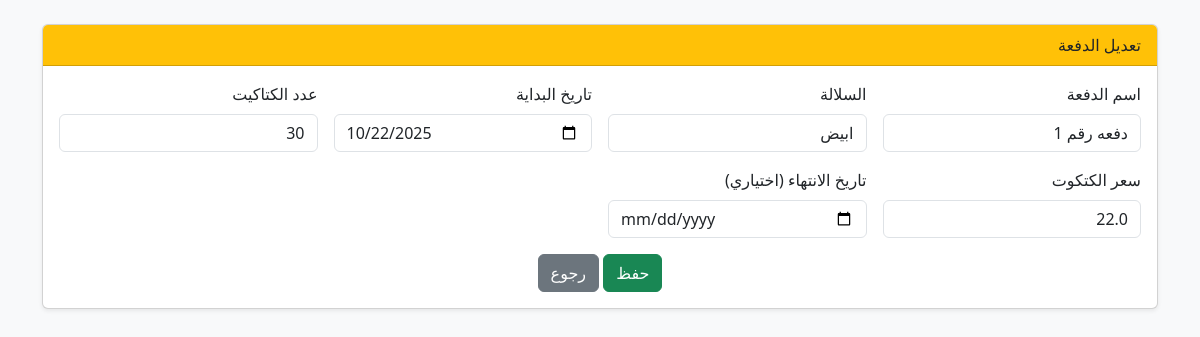
/batch/edit/3, run on the app's committed database.
### tables this page shows
CREATE TABLE batches (
        id INTEGER PRIMARY KEY AUTOINCREMENT,
        name TEXT NOT NULL,
        breed TEXT NOT NULL,
        start_date TEXT NOT NULL,
        initial_count INTEGER NOT NULL,
        chick_price REAL DEFAULT 0
    , is_completed INTEGER DEFAULT 0, end_date TEXT DEFAULT NULL);

### app.py (the view, shortened to what this page needs)
@app.route("/batch/edit/<int:batch_id>", methods=["GET", "POST"])
def edit_batch(batch_id):
    conn = get_db()
    c = conn.cursor()
    c.execute("SELECT * FROM batches WHERE id=?", (batch_id,))
    batch = c.fetchone()
    conn.close()
    return render_template("edit_batch.html", batch=batch)

### app.py (called while the page is built)
def get_db():
    db_dir = os.path.dirname(DB_PATH)
    if db_dir and not os.path.exists(db_dir):
        os.makedirs(db_dir, exist_ok=True)
    conn = sqlite3.connect(DB_PATH)
    conn.row_factory = sqlite3.Row
    return conn

### templates/edit_batch.html (shortened to what this page needs)
<!DOCTYPE html>
<html lang="ar" dir="rtl">
<head>
    <link href="https://cdn.jsdelivr.net/npm/bootstrap@5.3.2/dist/css/bootstrap.min.css" rel="stylesheet">
</head>
<body class="bg-light">
<div class="container mt-4">
  <div class="card shadow-sm">
    <div class="card-header bg-warning">تعديل الدفعة</div>
    <div class="card-body">
      <form method="post">
        <div class="row g-3">
          <div class="col-md-3">
            <label class="form-label">اسم الدفعة</label>
            <input type="text" name="name" class="form-control" value="{{ batch['name'] }}" required>
          </div>
          <div class="col-md-3">
            <label class="form-label">السلالة</label>
            <input type="text" name="breed" class="form-control" value="{{ batch['breed'] }}" required>
          </div>
          <div class="col-md-3">
            <label class="form-label">تاريخ البداية</label>
            <input type="date" name="start_date" class="form-control" value="{{ batch['start_date'] }}" required>
          </div>
          <div class="col-md-3">
            <label class="form-label">عدد الكتاكيت</label>
            <input type="number" name="initial_count" min="0" step="1" class="form-control" value="{{ batch['initial_count'] }}" required>
          </div>
          <div class="col-md-3">
            <label class="form-label">سعر الكتكوت </label>
            <input type="number" name="chick_price" min="0" step="0.01" class="form-control" value="{{ batch['chick_price'] }}" required>
          </div>
          <div class="col-md-3">
            <label class="form-label">تاريخ الانتهاء (اختياري)</label>
            <input type="date" name="end_date" class="form-control" value="{{ batch['end_date'] if batch['end_date'] else '' }}">
          </div>
        </div>
        <div class="mt-3 text-center">
          <button type="submit" class="btn btn-success">حفظ</button>
          <a href="{{ url_for('view_batch', batch_id=batch['id']) }}" class="btn btn-secondary">رجوع</a>
        </div>
      </form>
    </div>
  </div>
</div>
</body>
</html>

### data on the page
batches: name "دفعه رقم 1", breed "ابيض", start_date "10/22/2025", initial_count "30", chick_price "22.0"
